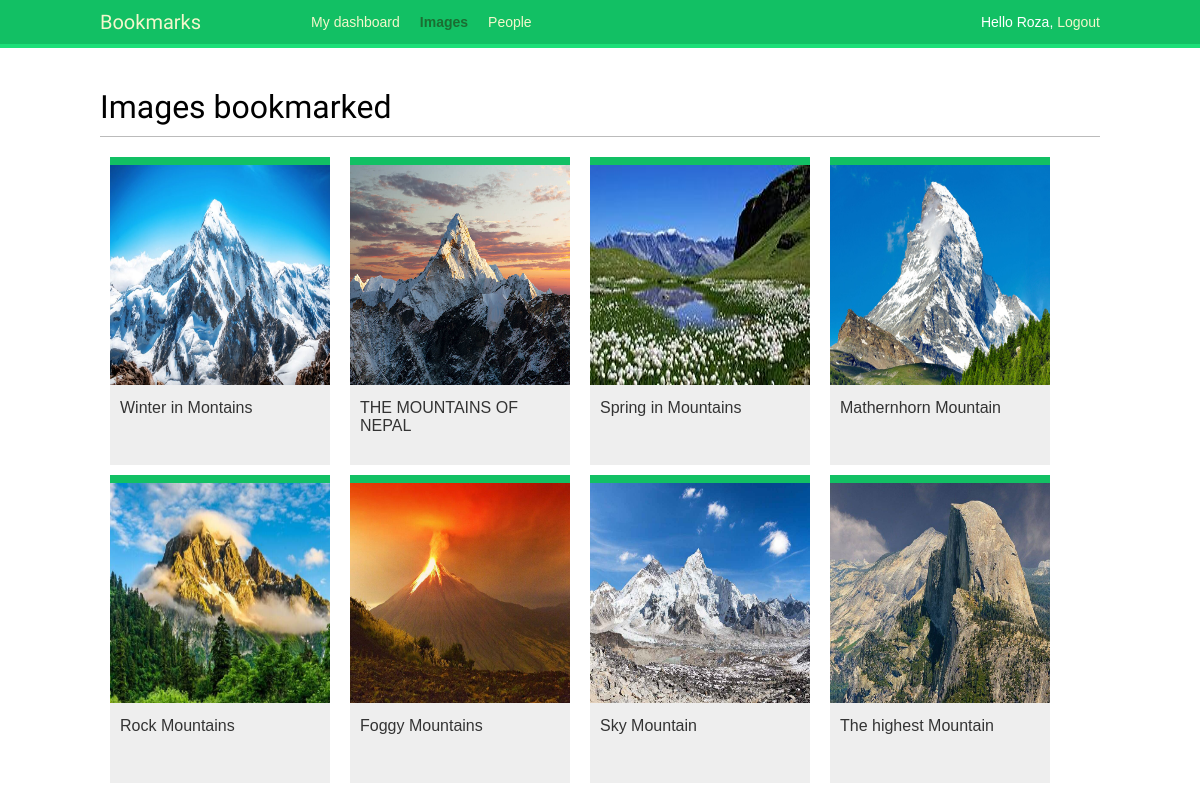
Page /images/ (signed in) on the committed database.
### images/models.py (models this page shows, shortened)
class Image(models.Model):
    user = models.ForeignKey(settings.AUTH_USER_MODEL,
    related_name='images_created', on_delete=models.CASCADE)
    title = models.CharField(max_length=200)
    slug = models.SlugField(max_length=200, blank=True)
    url = models.URLField()
    image = models.ImageField(upload_to='images/%Y/%m/%d/')
    description = models.TextField(blank=True)
    created = models.DateField(auto_now_add=True, db_index=True)
    users_like = models.ManyToManyField(settings.AUTH_USER_MODEL,
                                        related_name='images_liked',
                                        blank=True)
    total_likes = models.PositiveIntegerField(db_index=True, default=0)
    def get_absolute_url(self):
        return reverse('images:detail', args=[self.id, self.slug])

### images/views.py (the view)
# urls.py: path('', views.image_list, name='list'),
@login_required
def image_list(request):
    images = Image.objects.all()
    paginator = Paginator(images, 8)
    page = request.GET.get('page')
    try:
        images = paginator.page(page)
    except PageNotAnInteger:
        images = paginator.page(1)
    except EmptyPage:
        if request.is_ajax():
            return HttpResponse('')
        images = paginator.page(paginator.num_pages)
    if request.is_ajax():
        return render(request,
                      'images/image/list_ajax.html',
                      {'section': 'images', 'images': images})
    return render(request,
                  'images/image/list.html',
                   {'section': 'images', 'images': images})

### images/templates/images/image/list.html (shortened to what this page needs)
{% extends "base.html" %}
{% block content %}
  <h1>Images bookmarked</h1>
  <div id="image-list">
    {% include "images/image/list_ajax.html" %}
  </div>
{% endblock %}

### account/templates/base.html (shortened to what this page needs)
{% load static %}
<!DOCTYPE html>
<html>
<head>
  <link href="{% static 'css/base.css' %}" rel="stylesheet">
</head>
<body>
  <div id="header">
    <span class="logo">Bookmarks</span>
    {% if request.user.is_authenticated %}
      <ul class="menu">
        <li {% if section == "dashboard" %}class="selected"{% endif %}>
          <a href="{% url 'dashboard' %}">My dashboard</a>
        </li>
        <li {% if section == "images" %}class="selected"{% endif %}>
          <a href="{% url 'images:list' %}">Images</a>
        </li>
        <li {% if section == "people" %}class="selected"{% endif %}>
          <a href="{% url 'user_list' %}">People</a>
        </li>
      </ul>
    {% endif %}
    <span class="user">
      {% if request.user.is_authenticated %}
        Hello {{ request.user.first_name }},
        <a href="{% url 'logout' %}">Logout</a>
      {% else %}
        <a href="{% url 'login' %}">Log-in</a>
      {% endif %}
    </span>
  </div>
  <div id="content">
    {% block content %}
    {% endblock %}
  </div>
</body>
</html>

### images/templates/images/image/list_ajax.html
{% load thumbnail %}
{% for image in images %}
  <div class="image">
    <a href="{{ image.get_absolute_url }}">
      {% thumbnail image.image "300x300" crop="100%" as im %}
        <a href="{{ image.get_absolute_url }}">
          <img src="{{ im.url }}">
        </a>
      {% endthumbnail %}
    </a>
    <div class="info">
      <a href="{{ image.get_absolute_url }}" class="title">
        {{ image.title }}
      </a>
    </div>
  </div>
{% endfor %}

### account/static/css/base.css (style rules this page uses)
body { margin:0; padding:0; font-family:helvetica, sans-serif; }
a { color:#12c064; text-decoration:none; }
h1, h2, h3, h4, h5 , h6 { font-family: 'Muli', sans-serif; font-weight:normal; }
h1 { border-bottom:1px solid #bbb; padding:0 0 10px 0; margin:10px 0 20px 0; }
#header { padding:10px 100px; font-size:14px; background:#12c064; color:#fff; border-bottom:4px solid #1cdf78; overflow:auto; }
#header .logo { font-family: 'Muli', sans-serif; float:left; color:#f3f7cc; font-size:20px; margin-right:10%; }
#header ul.menu { list-style:none; float:left; margin:0; padding:0; }
#header ul.menu li { float:left; padding:4px 10px; }
#header ul.menu li.selected a, #header ul.menu li.selected a:hover { color:#1b6d32; font-weight:bold; }
#header a { color:#f3f7cc; }
#header .user { float:right; padding-top:4px; }
#content { padding:30px 100px; }
#image-list { overflow:auto; }
#image-list .image { float:left; width:220px; height:300px; margin:0 10px 10px 10px; border-top:8px solid #12c064; background:#eee; }
#image-list img { width:220px; height:220px; }
#image-list .info { padding:10px; }
#image-list .info a { color:#333; }

### rows in the picture
Image: shows a picture, title "Winter in Montains"
Image: shows a picture, title "THE MOUNTAINS OF NEPAL"
Image: shows a picture, title "Spring in Mountains"
Image: shows a picture, title "Mathernhorn Mountain"
Image: shows a picture, title "Rock Mountains"
Image: shows a picture, title "Foggy Mountains"
Image: shows a picture, title "Sky Mountain"
Image: shows a picture, title "The highest Mountain"

### other values in the picture
{{ request.user.first_name }} "Roza"
